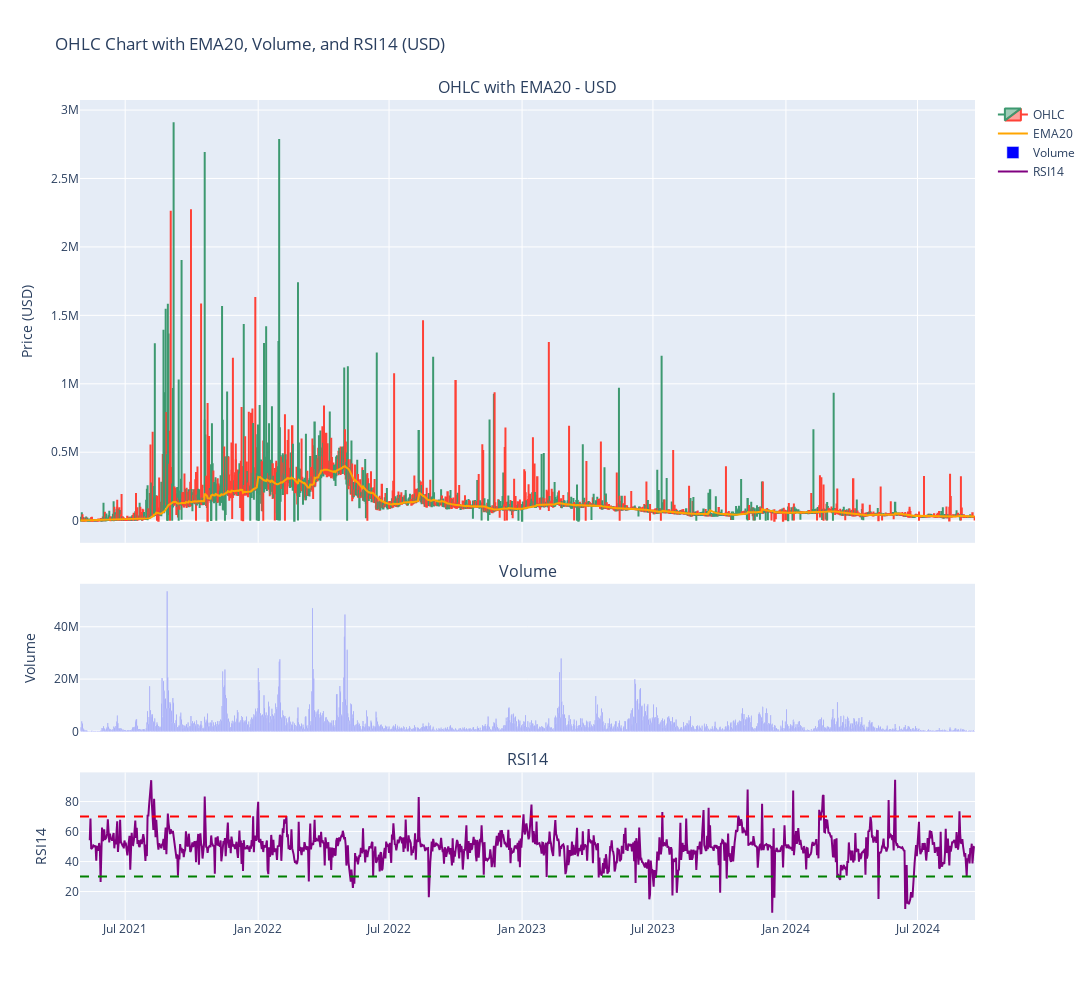
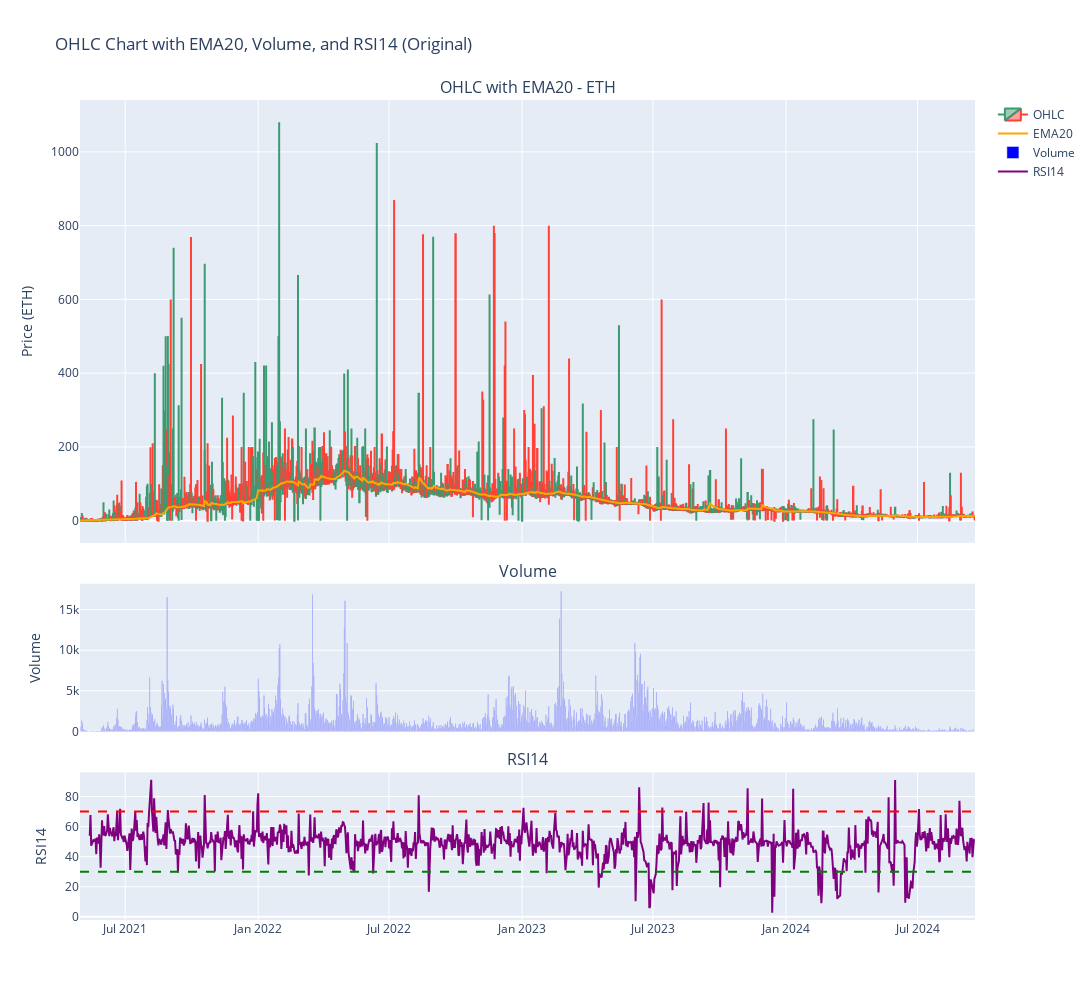

Notebook code cell kept with these figures, in order:
### Code cell
# OHLC chart plotting function with EMA20, Volume, and RSI14
def create_ohlc_chart(df, column_name, title):
    # Resample to daily OHLC
    ohlc_data = df[column_name].resample('D').agg({
        'Open': 'first',
        'High': 'max',
        'Low': 'min',
        'Close': 'last',
        'Volume': 'sum'
    }).dropna()

    # Calculate EMA 20
    ohlc_data['EMA20'] = ohlc_data['Close'].ewm(span=20, adjust=False).mean()

    # Calculate RSI 14
    def calculate_rsi(series, period=14):
        delta = series.diff()
        gain = (delta.where(delta > 0, 0)).rolling(window=period).mean()
        loss = (-delta.where(delta < 0, 0)).rolling(window=period).mean()
        rs = gain / loss
        return 100 - (100 / (1 + rs))

    ohlc_data['RSI14'] = calculate_rsi(ohlc_data['Close'], 14)

    # Create subplot figure
    fig = make_subplots(rows=3, cols=1, shared_xaxes=True, 
                        vertical_spacing=0.05, subplot_titles=(f'OHLC with EMA20 - {column_name}', 'Volume', 'RSI14'),
                        row_heights=[0.6, 0.2, 0.2])

    # Add OHLC trace
    fig.add_trace(go.Candlestick(x=ohlc_data.index,
                    open=ohlc_data['Open'],
                    high=ohlc_data['High'],
                    low=ohlc_data['Low'],
                    close=ohlc_data['Close'],
                    name='OHLC'),
                    row=1, col=1)

    # Add EMA20 trace
    fig.add_trace(go.Scatter(x=ohlc_data.index, y=ohlc_data['EMA20'],
                             line=dict(color='orange', width=2),
                             name='EMA20'),
                  row=1, col=1)

    # Add volume trace
    fig.add_trace(go.Bar(x=ohlc_data.index, 
                         y=ohlc_data['Volume'],
                         name='Volume',
                         marker_color='blue'),
                  row=2, col=1)

    # Add RSI trace
    fig.add_trace(go.Scatter(x=ohlc_data.index, y=ohlc_data['RSI14'],
                             line=dict(color='purple', width=2),
                             name='RSI14'),
                  row=3, col=1)

    # Add RSI overbought/oversold lines
    fig.add_hline(y=70, line_dash="dash", line_color="red", row=3, col=1)
    fig.add_hline(y=30, line_dash="dash", line_color="green", row=3, col=1)

    # Update layout
    fig.update_layout(
        title=title,
        xaxis_rangeslider_visible=False,
        height=1000,
        width=1200,
        showlegend=True
    )

    # Update y-axes
    fig.update_yaxes(title_text=f"Price ({column_name})", row=1, col=1)
    fig.update_yaxes(title_text="Volume", row=2, col=1)
    fig.update_yaxes(title_text="RSI14", row=3, col=1)

    return fig

# Ensure the index is in datetime format
query_result.index = pd.to_datetime(query_result.index)

# Create and show chart for amount_usd
fig_usd = create_ohlc_chart(query_result, 'USD', 'OHLC Chart with EMA20, Volume, and RSI14 (USD)')
fig_usd.show()
fig_usd.write_html("USD_Chart.html")
# Create and show chart for amount_original
fig_original = create_ohlc_chart(query_result, 'ETH', 'OHLC Chart with EMA20, Volume, and RSI14 (Original)')
fig_original.show()
fig_original.write_html("ETH_Chart.html")

### Figure 1 — Plotly figure (JSON) as saved in the notebook; plotly's stock layout.template omitted (floating-point values rounded to 4 significant figures; data arrays with more than 128 entries replaced by an {"elided": "..."} marker saying what was removed)
{"data": [{"close": {"elided": "1238 float values"}, "high": {"elided": "1238 float values"}, "low": {"elided": "1238 float values"}, "name": "OHLC", "open": {"elided": "1238 float values"}, "type": "candlestick", "x": {"elided": "1238 str values"}, "xaxis": "x", "yaxis": "y"}, {"line": {"color": "orange", "width": 2}, "name": "EMA20", "type": "scatter", "x": {"elided": "1238 str values"}, "xaxis": "x", "y": {"elided": "1238 float values"}, "yaxis": "y"}, {"marker": {"color": "blue"}, "name": "Volume", "type": "bar", "x": {"elided": "1238 str values"}, "xaxis": "x2", "y": {"elided": "1238 float values"}, "yaxis": "y2"}, {"line": {"color": "purple", "width": 2}, "name": "RSI14", "type": "scatter", "x": {"elided": "1238 str values"}, "xaxis": "x3", "y": {"elided": "1238 float values"}, "yaxis": "y3"}], "layout": {"annotations": [{"font": {"size": 16}, "showarrow": false, "text": "OHLC with EMA20 - USD", "x": 0.5, "xanchor": "center", "xref": "paper", "y": 1, "yanchor": "bottom", "yref": "paper"}, {"font": {"size": 16}, "showarrow": false, "text": "Volume", "x": 0.5, "xanchor": "center", "xref": "paper", "y": 0.41, "yanchor": "bottom", "yref": "paper"}, {"font": {"size": 16}, "showarrow": false, "text": "RSI14", "x": 0.5, "xanchor": "center", "xref": "paper", "y": 0.18, "yanchor": "bottom", "yref": "paper"}], "height": 1000, "shapes": [{"line": {"color": "red", "dash": "dash"}, "type": "line", "x0": 0, "x1": 1, "xref": "x3 domain", "y0": 70, "y1": 70, "yref": "y3"}, {"line": {"color": "green", "dash": "dash"}, "type": "line", "x0": 0, "x1": 1, "xref": "x3 domain", "y0": 30, "y1": 30, "yref": "y3"}], "showlegend": true, "title": {"text": "OHLC Chart with EMA20, Volume, and RSI14 (USD)"}, "width": 1200, "xaxis": {"anchor": "y", "domain": [0, 1], "matches": "x3", "rangeslider": {"visible": false}, "showticklabels": false}, "xaxis2": {"anchor": "y2", "domain": [0, 1], "matches": "x3", "showticklabels": false}, "xaxis3": {"anchor": "y3", "domain": [0, 1]}, "yaxis": {"anchor": "x", "domain": [0.46, 1], "title": {"text": "Price (USD)"}}, "yaxis2": {"anchor": "x2", "domain": [0.23, 0.41], "title": {"text": "Volume"}}, "yaxis3": {"anchor": "x3", "domain": [0, 0.18], "title": {"text": "RSI14"}}}}

### Figure 2 — Plotly figure (JSON) as saved in the notebook; plotly's stock layout.template omitted (floating-point values rounded to 4 significant figures; data arrays with more than 128 entries replaced by an {"elided": "..."} marker saying what was removed)
{"data": [{"close": {"elided": "1238 float values"}, "high": {"elided": "1238 float values"}, "low": {"elided": "1238 float values"}, "name": "OHLC", "open": {"elided": "1238 float values"}, "type": "candlestick", "x": {"elided": "1238 str values"}, "xaxis": "x", "yaxis": "y"}, {"line": {"color": "orange", "width": 2}, "name": "EMA20", "type": "scatter", "x": {"elided": "1238 str values"}, "xaxis": "x", "y": {"elided": "1238 float values"}, "yaxis": "y"}, {"marker": {"color": "blue"}, "name": "Volume", "type": "bar", "x": {"elided": "1238 str values"}, "xaxis": "x2", "y": {"elided": "1238 float values"}, "yaxis": "y2"}, {"line": {"color": "purple", "width": 2}, "name": "RSI14", "type": "scatter", "x": {"elided": "1238 str values"}, "xaxis": "x3", "y": {"elided": "1238 float values"}, "yaxis": "y3"}], "layout": {"annotations": [{"font": {"size": 16}, "showarrow": false, "text": "OHLC with EMA20 - ETH", "x": 0.5, "xanchor": "center", "xref": "paper", "y": 1, "yanchor": "bottom", "yref": "paper"}, {"font": {"size": 16}, "showarrow": false, "text": "Volume", "x": 0.5, "xanchor": "center", "xref": "paper", "y": 0.41, "yanchor": "bottom", "yref": "paper"}, {"font": {"size": 16}, "showarrow": false, "text": "RSI14", "x": 0.5, "xanchor": "center", "xref": "paper", "y": 0.18, "yanchor": "bottom", "yref": "paper"}], "height": 1000, "shapes": [{"line": {"color": "red", "dash": "dash"}, "type": "line", "x0": 0, "x1": 1, "xref": "x3 domain", "y0": 70, "y1": 70, "yref": "y3"}, {"line": {"color": "green", "dash": "dash"}, "type": "line", "x0": 0, "x1": 1, "xref": "x3 domain", "y0": 30, "y1": 30, "yref": "y3"}], "showlegend": true, "title": {"text": "OHLC Chart with EMA20, Volume, and RSI14 (Original)"}, "width": 1200, "xaxis": {"anchor": "y", "domain": [0, 1], "matches": "x3", "rangeslider": {"visible": false}, "showticklabels": false}, "xaxis2": {"anchor": "y2", "domain": [0, 1], "matches": "x3", "showticklabels": false}, "xaxis3": {"anchor": "y3", "domain": [0, 1]}, "yaxis": {"anchor": "x", "domain": [0.46, 1], "title": {"text": "Price (ETH)"}}, "yaxis2": {"anchor": "x2", "domain": [0.23, 0.41], "title": {"text": "Volume"}}, "yaxis3": {"anchor": "x3", "domain": [0, 0.18], "title": {"text": "RSI14"}}}}
